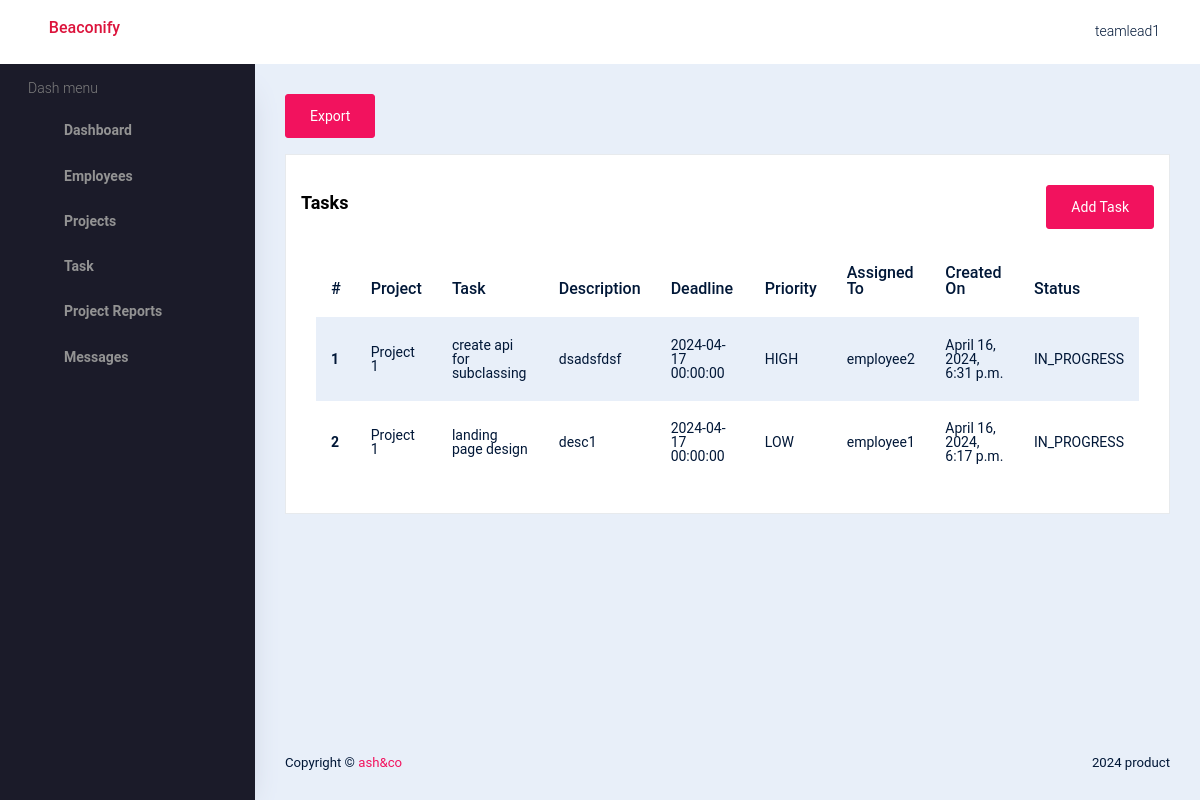
Before: /tl/task-list/ (signed in) with the older database file.
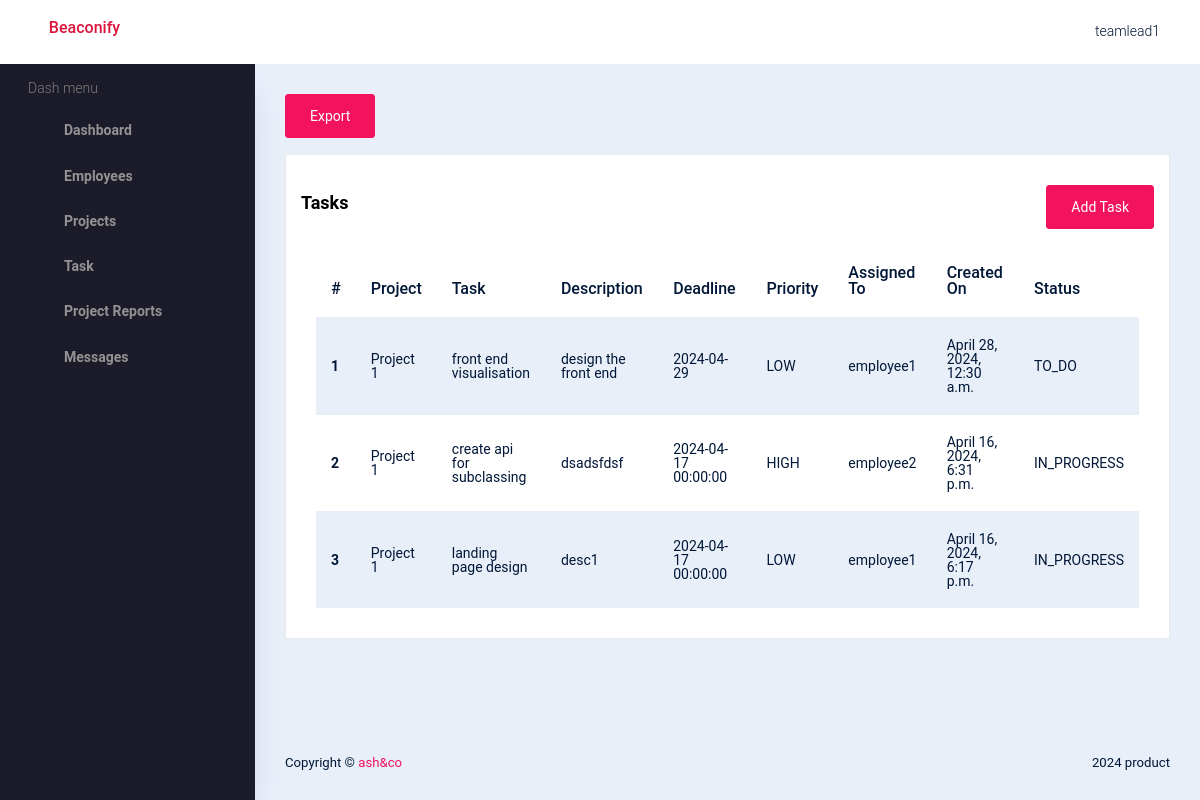
After: the same page with the newer database file.
### accounts/models.py (models this page shows)
class User(AbstractBaseUser, PermissionsMixin):
    name = models.CharField(max_length=50, blank=True, null=True)
    username = models.CharField(max_length=50, unique=True, null=True)
    email = models.EmailField(max_length=100, null=True)
    role = models.IntegerField(choices=SELECTROLE)
    uid = models.CharField(max_length=500, unique=True, null=True)
    is_admin = models.BooleanField(default=False)
    is_active = models.BooleanField(default=False)
    is_registered = models.BooleanField(default=False)
    date_joined = models.DateTimeField(auto_now_add=True)
    last_login = models.DateTimeField(auto_now_add=True)
    USERNAME_FIELD = 'username'
    REQUIRED_FIELDS=[]
    objects = UserManager()
    def __str__(self):
        return self.username
    class Meta:
        db_table = "user"

class BaseModel(models.Model):
    created_on = models.DateTimeField(auto_now_add=True, null=True)
    updated_on = models.DateTimeField(auto_now=True)
    is_deleted = models.BooleanField(default=False)
    class Meta:
        abstract = True
        ordering = ['-created_on']

class Project(BaseModel):
    teamlead = models.ForeignKey(User,on_delete=models.CASCADE)
    name = models.CharField(max_length=200,blank=True, null=True)
    description = models.TextField(blank=True, null=True)
    def __str__(self):
        return self.name

### tl_app/models.py (models this page shows)
class Task(BaseModel):
    STATUS_CHOICES = [
        ('TO_DO', 'To Do'),
        ('IN_PROGRESS', 'In Progress'),
        ('DONE', 'Done'),
    ]
    PRIORITY_CHOICES = [
        ('LOW', 'LOW'),
        ('HIGH', 'HIGH'),
        ('CRITICAL', 'CRITICAL'),
    ]
    employee = models.ForeignKey(User, on_delete=models.CASCADE)
    project = models.ForeignKey(Project, on_delete=models.CASCADE,related_name='tasks')
    name = models.CharField(max_length=200,null=True,blank=True)
    description = models.TextField(null=True,blank=True)
    deadline = models.CharField(max_length=20,null=True,blank=True)
    status = models.CharField(max_length=20, choices=STATUS_CHOICES, default='TO_DO')
    priority = models.CharField(max_length=20,choices=PRIORITY_CHOICES,default='LOW')
    percentage = models.IntegerField(null=True,blank=True,default=0)

### tl_app/views.py (the view)
# urls.py: path('task-list/', views.view_tasks, name='task-list'),
@login_required(login_url='sign-in')
def view_tasks(request):
    u = request.user
    pro = Project.objects.filter(teamlead=request.user)
    data = Task.objects.filter(project__in=pro)
    context = {'data':data}
    return render(request,'tltemp/tasks.html',context)

### templates/tltemp/tasks.html
{% extends 'tltemp/index.html' %}
{% load crispy_forms_tags %}
{% block content %}
<a href="{% url 'export-task' %}" class="btn btn-primary mb-3">Export</a>
<div class="card">
    <div class="card-body">
        <div class="row d-flex justify-content-between align-items-center">
        <h3 class="card-title">Tasks</h3>
        <a href="{% url 'create-task' %}" class="btn btn-primary mb-3">Add Task</a>
        </div>
        <table class="table table-striped">
            <thead>
                <tr>
                    <th scope="col">#</th>
                    <th scope="col">Project</th>
                    <th scope="col">Task</th>
                    <th scope="col">Description</th>
                    <th scope="col">Deadline</th>
                    <th scope="col">Priority</th>
                    <th scope="col">Assigned To</th>
                    <th scope="col">Created On</th>
                    <th scope="col">Status</th>
                </tr>
            </thead>
            <tbody>
                {% for i in data %}
                <tr>
                    <th scope="row">{{ forloop.counter }}</th>
                    <td>{{i.project}}</td>
                    <td>{{i.name}}</td>
                    <td>{{i.description}}</td>
                    <td>{{i.deadline}}</td>
                    <td>{{i.priority}}</td>
                    <td>{{i.employee}}</td>
                    <td>{{i.created_on}}</td>
                    <td>{{i.status}}</td>
                </tr>
                {% endfor %}
            </tbody>
        </table>
    </div>
</div>
{% endblock %}

### templates/tltemp/index.html (shortened to what this page needs)
<!DOCTYPE html>
{% load static %}
<html lang="en">
  <head>
    <link rel="stylesheet" href="{% static 'dashboard/vendors/typicons.font/font/typicons.css' %}">
    <link rel="stylesheet" href="{% static 'dashboard/vendors/css/vendor.bundle.base.css' %}">
    <link rel="stylesheet" href="{% static 'dashboard/css/vertical-layout-light/style.css' %}">
  </head>
  <body>
    <div class="container-scroller">
      <nav class="navbar col-lg-12 col-12 p-0 fixed-top d-flex flex-row">
        <div class="text-center navbar-brand-wrapper d-flex align-items-center justify-content-center">
          <a class="navbar-brand brand-logo" href="{% url 'tl-dashboard' %}"><h4 style="color: crimson;">Beaconify</h4></a>
          <button class="navbar-toggler navbar-toggler align-self-center d-none d-lg-flex" type="button" data-toggle="minimize">
            <span class="typcn typcn-th-menu"></span>
          </button>
        </div>
        <div class="navbar-menu-wrapper d-flex align-items-center justify-content-end">
          <ul class="navbar-nav navbar-nav-right">
            <li class="nav-item nav-profile dropdown">
              <a class="nav-link dropdown-toggle  pl-0 pr-0" href="#" data-toggle="dropdown" id="profileDropdown">
                <i class="typcn typcn-user-outline mr-0"></i>
                <span class="nav-profile-name">{{request.user}}</span>
              </a>
            </li>
          </ul>
        </div>
      </nav>
      <div class="container-fluid page-body-wrapper">
        <nav class="sidebar sidebar-offcanvas" id="sidebar">
        <ul class="nav">
          <li class="nav-item">
            <p class="sidebar-menu-title">Dash menu</p>
          </li>
          <li class="nav-item">
            <a class="nav-link" href="{% url 'tl-dashboard' %}">
              <i class="typcn typcn-device-desktop menu-icon"></i>
              <span class="menu-title">Dashboard</span>
            </a>
          </li>
          <li class="nav-item">
            <a class="nav-link" data-toggle="collapse" href="#ui-basic" aria-expanded="false" aria-controls="ui-basic">
              <i class="typcn typcn-th-small-outline menu-icon"></i>
              <span class="menu-title">Employees</span>
              <i class="typcn typcn-chevron-right menu-arrow"></i>
            </a>
          </li>
          <li class="nav-item">
            <a class="nav-link" data-toggle="collapse" href="#form-elements" aria-expanded="false" aria-controls="form-elements">
              <i class="typcn typcn-th-small-outline menu-icon"></i>
              <span class="menu-title">Projects</span>
              <i class="menu-arrow"></i>
            </a>
          </li>
          <li class="nav-item">
            <a class="nav-link" data-toggle="collapse" href="#charts" aria-expanded="false" aria-controls="charts">
              <i class="typcn typcn-th-small-outline menu-icon"></i>
              <span class="menu-title">Task</span>
              <i class="menu-arrow"></i>
            </a>
          </li>
          <li class="nav-item">
            <a class="nav-link" data-toggle="collapse" href="#tables" aria-expanded="false" aria-controls="tables">
              <i class="typcn typcn-th-small-outline menu-icon"></i>
              <span class="menu-title">Project Reports</span>
              <i class="menu-arrow"></i>
            </a>
          </li>
          <li class="nav-item">
            <a class="nav-link" data-toggle="collapse" href="#table" aria-expanded="false" aria-controls="table">
              <i class="typcn typcn-th-small-outline menu-icon"></i>
              <span class="menu-title">Messages</span>
              <i class="menu-arrow"></i>
            </a>
          </li>
        </ul>
      </nav>
        <div class="main-panel">
          <div class="content-wrapper">
            <div class="row">
              <div class="col-lg-12 mb-4">
              {% block content %}{% endblock %}
            </div>
            </div>
          </div>
          <footer class="footer">
            <div class="d-sm-flex justify-content-center justify-content-sm-between">
              <span class="text-center text-sm-left d-block d-sm-inline-block">Copyright © <a href="https://www.bootstrapdash.com/" target="_blank">ash&co</a></span>
              <span class="float-none float-sm-right d-block mt-1 mt-sm-0 text-center">2024 product</span>
            </div>
          </footer>
        </div>
      </div>
    </div>
  </body>
</html>

Changed rows visible on the page:
added Task: project "Project 1", name "front end visualisation", description "design the front end", deadline "2024-04-29", priority "LOW", employee "employee1", created_on "April 28, 2024, 12:30 a.m.", status "TO_DO"
